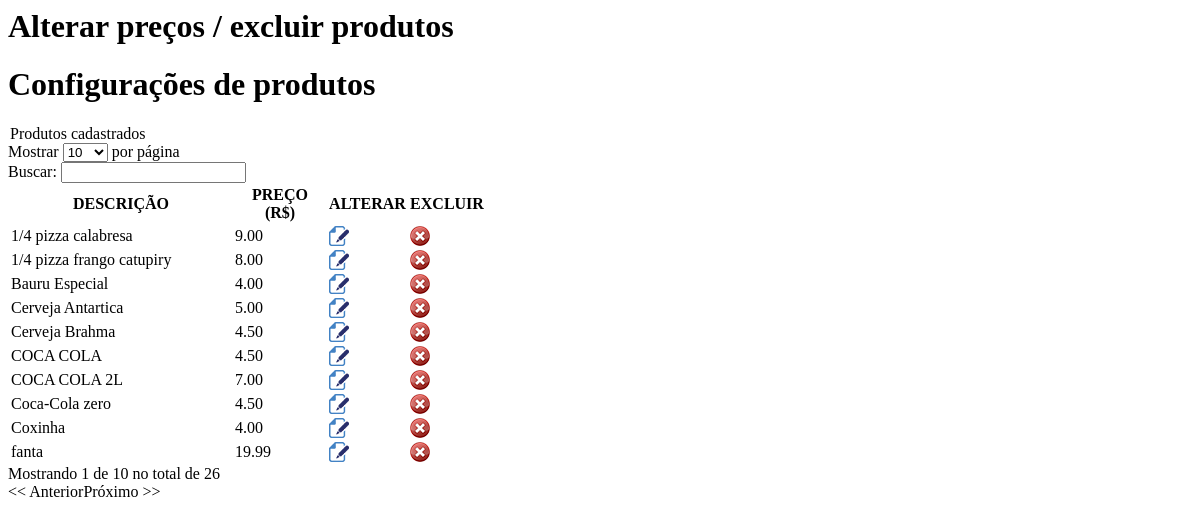
/alterapreco.php, run on an earlier commit of the app's database.
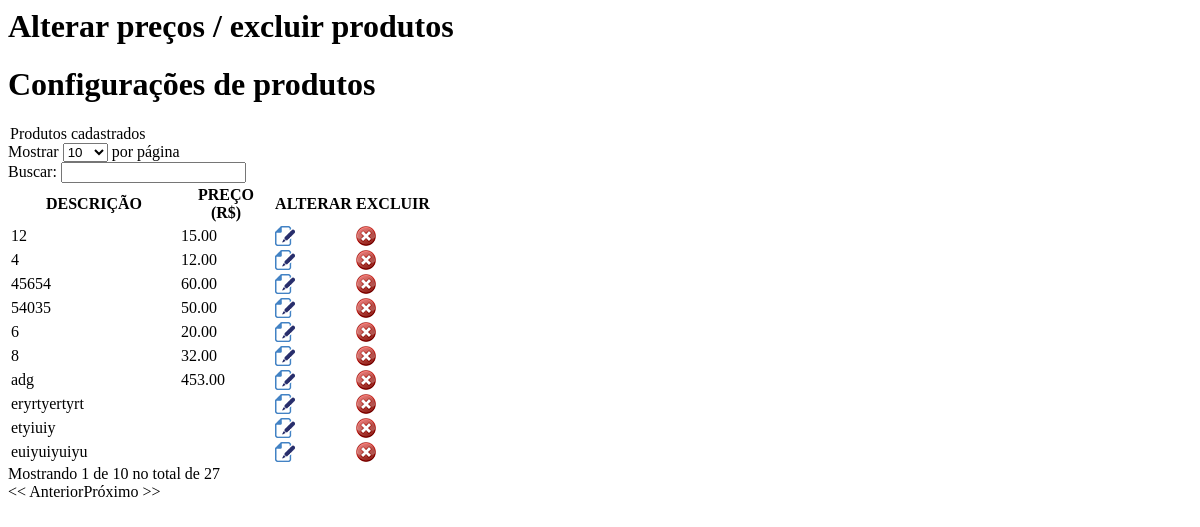
And on a later commit of the database.
### tables this page shows
CREATE TABLE `tbl_produtos` (
  `cod` int(11) NOT NULL AUTO_INCREMENT,
  `nome` varchar(150) NOT NULL,
  `img` varchar(36) NOT NULL,
  `preco` varchar(10) NOT NULL,
  `id_categoria` int(30) NOT NULL,
  `destino` int(1) NOT NULL,
  PRIMARY KEY (`cod`)
);

### alterapreco.php (the view, shortened to what this page needs)
<h1>Alterar preços / excluir produtos</h1>
<div class="container">
<div class="bs-docs-section" >
<div class="row">
   <div class="col-lg-12">
      <div class="page-header">
         <h1 id="forms">Configurações de produtos</h1>
      </div>
   </div>
</div>
<div class="bs-docs-section">
<div class="row">
<div class="col-lg-12">
   <div class="bs-component">
      <legend>Produtos cadastrados</legend>
      <table class="well display dataTable table table-striped table-bordered" id="example">
         <thead>
            <tr>
               <th>DESCRIÇÃO</th>
               <th>PREÇO (R$)</th>
               <th>ALTERAR</th>
               <th>EXCLUIR</th>
            </tr>
         </thead>
         <tbody>
            <?php
               @$pesquizar = $_POST['pesquizar'];
               $sql_select = mysql_query("SELECT * FROM tbl_produtos WHERE nome like'$pesquizar%' ORDER BY nome ASC");
               while($ver = mysql_fetch_array($sql_select)){
               ?>
            <tr>
               <td><?php echo $ver['nome'] ?>
               </td>
               <td><?php echo str_replace(",",".",$ver['preco']); ?></td>
               <td>
                  <a href="#" onclick="$('#<?php echo $ver['cod']?>').show('slow'); $('#<?php echo $ver['cod']?>').load('updatePreco.php?cod=<?php echo $ver['cod']?>');  return false">
                  <img src="imagens/file_edit.png" width="20" height="20" border="0" />
                  </a>
               </td>
               <td >
                  <a href="javascript:confirmardel('?cod=<?php echo $ver['cod']?>')"><img src="imagens/excluir.png" width="20" height="20" border="0" /></a>
               </td>
            </tr>
            <?php } ?>
      </table>
   </div>
</div>

What changed in the data, as far as the page shows it:
removed tbl_produtos: nome "1/4 pizza calabresa", preco "9.00"
removed tbl_produtos: nome "1/4 pizza frango catupiry", preco "8.00"
removed tbl_produtos: nome "Bauru Especial", preco "4.00"
removed tbl_produtos: nome "Cerveja Antartica", preco "5.00"
removed tbl_produtos: nome "Cerveja Brahma", preco "4.50"
removed tbl_produtos: nome "COCA COLA", preco "4.50"
removed tbl_produtos: nome "COCA COLA 2L", preco "7.00"
removed tbl_produtos: nome "Coca-Cola zero", preco "4.50"
removed tbl_produtos: nome "Coxinha", preco "4.00"
removed tbl_produtos: nome "fanta", preco "19.99"
added tbl_produtos: nome "12", preco "15.00"
added tbl_produtos: nome "4", preco "12.00"
added tbl_produtos: nome "45654", preco "60.00"
added tbl_produtos: nome "54035", preco "50.00"
added tbl_produtos: nome "6", preco "20.00"
added tbl_produtos: nome "8", preco "32.00"
added tbl_produtos: nome "adg", preco "453.00"
added tbl_produtos: nome "eryrtyertyrt"
added tbl_produtos: nome "etyiuiy"
added tbl_produtos: nome "euiyuiyuiyu"
Also different on the page:
text written by a page script: "Mostrar por página Buscar: Mostrando 1 de 10 no total de 26 << Anterior Próximo >>" → "Mostrar por página Buscar: Mostrando 1 de 10 no total de 27 << Anterior Próximo >>"
